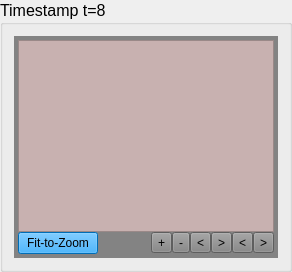
                <widget class="QGroupBox" name="groupBox_time12">
                 <property name="sizePolicy">
                  <sizepolicy hsizetype="Expanding" vsizetype="Preferred">
                   <horstretch>0</horstretch>
                   <verstretch>0</verstretch>
                  </sizepolicy>
                 </property>
                 <property name="font">
                  <font>
                   <pointsize>12</pointsize>
                   <bold>false</bold>
                  </font>
                 </property>
                 <property name="title">
                  <string>Timestamp t=8</string>
                 </property>
                 <layout class="QGridLayout" name="gridLayout_83">
                  <item row="0" column="0">
                   <widget class="QFrame" name="frame_18">
                    <property name="minimumSize">
                     <size>
                      <width>0</width>
                      <height>200</height>
                     </size>
                    </property>
                    <property name="styleSheet">
                     <string notr="true">border-color: rgb(170, 170, 170);
background-color: rgb(131, 131, 131);
</string>
                    </property>
                    <property name="frameShape">
                     <enum>QFrame::NoFrame</enum>
                    </property>
                    <layout class="QGridLayout" name="gridLayout_86">
                     <property name="leftMargin">
                      <number>4</number>
                     </property>
                     <property name="topMargin">
                      <number>4</number>
                     </property>
                     <property name="rightMargin">
                      <number>4</number>
                     </property>
                     <property name="bottomMargin">
                      <number>4</number>
                     </property>
                     <property name="spacing">
                      <number>0</number>
                     </property>
                     <item row="1" column="0" rowspan="2">
                      <widget class="QPushButton" name="fit_to_zoom_data12">
                       <property name="styleSheet">
                        <string notr="true">
background-color: rgb(0, 153, 255);</string>
                       </property>
                       <property name="text">
                        <string>Fit-to-Zoom</string>
                       </property>
                       <property name="autoDefault">
                        <bool>false</bool>
                       </property>
                       <property name="default">
                        <bool>false</bool>
                       </property>
                       <property name="flat">
                        <bool>false</bool>
                       </property>
                      </widget>
                     </item>
                     <item row="0" column="0" colspan="11">
                      <widget class="QVTKRenderWindowInteractor" name="vtkWidget_data12">
                       <property name="styleSheet">
                        <string notr="true">background-color: rgb(200, 177, 176);</string>
                       </property>
                      </widget>
                     </item>
                     <item row="1" column="10">
                      <layout class="QHBoxLayout" name="horizontalLayout_21">
                       <item>
                        <widget class="QToolButton" name="go_down_data12">
                         <property name="text">
                          <string>&lt;</string>
                         </property>
                         <property name="icon">
                          <iconset theme="QIcon::ThemeIcon::GoDown"/>
                         </property>
                        </widget>
                       </item>
                       <item>
                        <widget class="QToolButton" name="go_up_data12">
                         <property name="text">
                          <string>&gt;</string>
                         </property>
                         <property name="icon">
                          <iconset theme="QIcon::ThemeIcon::GoUp"/>
                         </property>
                        </widget>
                       </item>
                       <item>
                        <widget class="QToolButton" name="go_left_data12">
                         <property name="text">
                          <string>&lt;</string>
                         </property>
                        </widget>
                       </item>
                       <item>
                        <widget class="QToolButton" name="go_right_data12">
                         <property name="text">
                          <string>&gt;</string>
                         </property>
                        </widget>
                       </item>
                      </layout>
                     </item>
                     <item row="1" column="9">
                      <layout class="QHBoxLayout" name="horizontalLayout_22">
                       <item>
                        <widget class="QToolButton" name="zoom_in_data12">
                         <property name="text">
                          <string>+</string>
                         </property>
                        </widget>
                       </item>
                       <item>
                        <widget class="QToolButton" name="zoom_out_data12">
                         <property name="text">
                          <string>-</string>
                         </property>
                        </widget>
                       </item>
                      </layout>
                     </item>
                    </layout>
                   </widget>
                  </item>
                 </layout>
                </widget>
